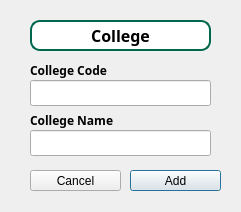
<?xml version="1.0" encoding="UTF-8"?>
<ui version="4.0">
 <class>AddCollegeDialog</class>
 <widget class="QDialog" name="AddCollegeDialog">
  <property name="geometry">
   <rect>
    <x>0</x>
    <y>0</y>
    <width>241</width>
    <height>212</height>
   </rect>
  </property>
  <property name="windowTitle">
   <string>Dialog</string>
  </property>
  <widget class="QPushButton" name="AddCollege_2">
   <property name="geometry">
    <rect>
     <x>130</x>
     <y>170</y>
     <width>91</width>
     <height>21</height>
    </rect>
   </property>
   <property name="minimumSize">
    <size>
     <width>91</width>
     <height>20</height>
    </size>
   </property>
   <property name="styleSheet">
    <string notr="true">QPushButton {
    background-color: #00674F;
    color: white;
    border: 2px solid #000000;
    border-radius: 5px;
     padding: 1px;
    box-shadow: 0 0 10px rgba(0, 0, 0, 0.5);
    color: white; 
}

/ Hover effect for the button */
QPushButton:hover {
    background-color: #944E63;
    border: 2px solid #944E63;
}</string>
   </property>
   <property name="text">
    <string>Add</string>
   </property>
  </widget>
  <widget class="QLabel" name="FirstName_5">
   <property name="geometry">
    <rect>
     <x>30</x>
     <y>60</y>
     <width>111</width>
     <height>20</height>
    </rect>
   </property>
   <property name="font">
    <font>
     <family>Rockwell</family>
     <italic>false</italic>
     <bold>true</bold>
    </font>
   </property>
   <property name="text">
    <string>College Code</string>
   </property>
  </widget>
  <widget class="QLabel" name="FirstName_6">
   <property name="geometry">
    <rect>
     <x>30</x>
     <y>110</y>
     <width>111</width>
     <height>20</height>
    </rect>
   </property>
   <property name="font">
    <font>
     <family>Rockwell</family>
     <italic>false</italic>
     <bold>true</bold>
    </font>
   </property>
   <property name="text">
    <string>College Name</string>
   </property>
  </widget>
  <widget class="QLineEdit" name="CollegeNameLine">
   <property name="geometry">
    <rect>
     <x>30</x>
     <y>130</y>
     <width>181</width>
     <height>26</height>
    </rect>
   </property>
  </widget>
  <widget class="QPushButton" name="CancelCollege">
   <property name="geometry">
    <rect>
     <x>30</x>
     <y>170</y>
     <width>91</width>
     <height>21</height>
    </rect>
   </property>
   <property name="minimumSize">
    <size>
     <width>91</width>
     <height>20</height>
    </size>
   </property>
   <property name="styleSheet">
    <string notr="true">QPushButton {
    background-color: #00674F;
    color: white;
    border: 2px solid #000000;
    border-radius: 5px;
     padding: 1px;
    box-shadow: 0 0 10px rgba(0, 0, 0, 0.5);
    color: white; 
}

/ Hover effect for the button */
QPushButton:hover {
    background-color: #944E63;
    border: 2px solid #944E63;
}</string>
   </property>
   <property name="text">
    <string>Cancel</string>
   </property>
  </widget>
  <widget class="QLineEdit" name="CollegeCodeLine">
   <property name="geometry">
    <rect>
     <x>30</x>
     <y>80</y>
     <width>181</width>
     <height>26</height>
    </rect>
   </property>
  </widget>
  <widget class="QLabel" name="AddCollege">
   <property name="geometry">
    <rect>
     <x>30</x>
     <y>20</y>
     <width>181</width>
     <height>31</height>
    </rect>
   </property>
   <property name="font">
    <font>
     <family>Rockwell</family>
     <pointsize>12</pointsize>
     <bold>true</bold>
    </font>
   </property>
   <property name="styleSheet">
    <string notr="true">background-color: white;
    border: 2px solid #00674F;
    border-radius: 10px;
    padding: 1px;
    box-shadow: 0 0 10px rgba(0, 0, 0, 0.5);
    color: black;</string>
   </property>
   <property name="text">
    <string>College</string>
   </property>
   <property name="alignment">
    <set>Qt::AlignmentFlag::AlignCenter</set>
   </property>
  </widget>
 </widget>
 <resources/>
 <connections/>
</ui>
